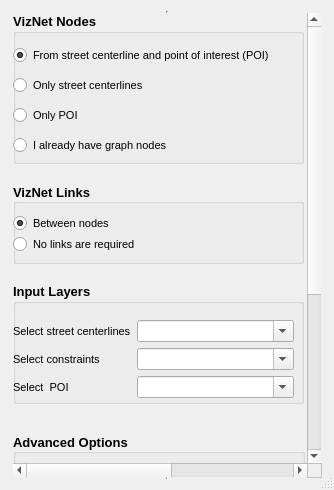
<?xml version="1.0" encoding="UTF-8"?>
<ui version="4.0">
 <class>Dialog</class>
 <widget class="QDialog" name="Dialog">
  <property name="geometry">
   <rect>
    <x>0</x>
    <y>0</y>
    <width>334</width>
    <height>490</height>
   </rect>
  </property>
  <property name="sizePolicy">
   <sizepolicy hsizetype="Preferred" vsizetype="Preferred">
    <horstretch>0</horstretch>
    <verstretch>100</verstretch>
   </sizepolicy>
  </property>
  <property name="windowTitle">
   <string>Dialog</string>
  </property>
  <property name="sizeGripEnabled">
   <bool>true</bool>
  </property>
  <property name="modal">
   <bool>true</bool>
  </property>
  <layout class="QVBoxLayout" name="verticalLayout">
   <item>
    <widget class="QScrollArea" name="scrollArea">
     <property name="sizePolicy">
      <sizepolicy hsizetype="Preferred" vsizetype="Expanding">
       <horstretch>0</horstretch>
       <verstretch>100</verstretch>
      </sizepolicy>
     </property>
     <property name="mouseTracking">
      <bool>true</bool>
     </property>
     <property name="tabletTracking">
      <bool>true</bool>
     </property>
     <property name="contextMenuPolicy">
      <enum>Qt::ActionsContextMenu</enum>
     </property>
     <property name="acceptDrops">
      <bool>false</bool>
     </property>
     <property name="frameShape">
      <enum>QFrame::VLine</enum>
     </property>
     <property name="verticalScrollBarPolicy">
      <enum>Qt::ScrollBarAsNeeded</enum>
     </property>
     <property name="sizeAdjustPolicy">
      <enum>QAbstractScrollArea::AdjustIgnored</enum>
     </property>
     <property name="widgetResizable">
      <bool>false</bool>
     </property>
     <widget class="QWidget" name="scrollAreaWidgetContents">
      <property name="geometry">
       <rect>
        <x>0</x>
        <y>-204</y>
        <width>543</width>
        <height>710</height>
       </rect>
      </property>
      <widget class="QGroupBox" name="groupBox_5">
       <property name="geometry">
        <rect>
         <x>0</x>
         <y>0</y>
         <width>291</width>
         <height>151</height>
        </rect>
       </property>
       <property name="sizePolicy">
        <sizepolicy hsizetype="Preferred" vsizetype="Expanding">
         <horstretch>0</horstretch>
         <verstretch>0</verstretch>
        </sizepolicy>
       </property>
       <property name="font">
        <font>
         <pointsize>10</pointsize>
         <weight>75</weight>
         <bold>true</bold>
         <kerning>false</kerning>
        </font>
       </property>
       <property name="title">
        <string>VizNet Nodes</string>
       </property>
       <property name="flat">
        <bool>true</bool>
       </property>
       <widget class="QWidget" name="verticalLayoutWidget">
        <property name="geometry">
         <rect>
          <x>0</x>
          <y>30</y>
          <width>281</width>
          <height>114</height>
         </rect>
        </property>
        <layout class="QVBoxLayout" name="formLayout">
         <item>
          <widget class="QRadioButton" name="radioButton_ivg">
           <property name="sizePolicy">
            <sizepolicy hsizetype="Preferred" vsizetype="Preferred">
             <horstretch>0</horstretch>
             <verstretch>0</verstretch>
            </sizepolicy>
           </property>
           <property name="font">
            <font>
             <pointsize>8</pointsize>
             <weight>50</weight>
             <bold>false</bold>
             <kerning>false</kerning>
            </font>
           </property>
           <property name="whatsThis">
            <string>This option identifies intersections of street centerlines and creates a visibility graph with these intersections and POIs as nodes</string>
           </property>
           <property name="text">
            <string>From street centerline and point of interest (POI)</string>
           </property>
           <property name="checked">
            <bool>true</bool>
           </property>
           <property name="autoRepeat">
            <bool>false</bool>
           </property>
          </widget>
         </item>
         <item>
          <widget class="QRadioButton" name="radioButton_snvg">
           <property name="sizePolicy">
            <sizepolicy hsizetype="Preferred" vsizetype="Preferred">
             <horstretch>0</horstretch>
             <verstretch>0</verstretch>
            </sizepolicy>
           </property>
           <property name="font">
            <font>
             <pointsize>8</pointsize>
             <weight>50</weight>
             <bold>false</bold>
             <kerning>false</kerning>
            </font>
           </property>
           <property name="whatsThis">
            <string>This option identifies intersections of street centerlines and creates a visibility graph with these intersections  as nodes</string>
           </property>
           <property name="text">
            <string>Only street centerlines</string>
           </property>
           <property name="checked">
            <bool>false</bool>
           </property>
          </widget>
         </item>
         <item>
          <widget class="QRadioButton" name="radioButton_poi">
           <property name="sizePolicy">
            <sizepolicy hsizetype="Preferred" vsizetype="Preferred">
             <horstretch>0</horstretch>
             <verstretch>0</verstretch>
            </sizepolicy>
           </property>
           <property name="font">
            <font>
             <pointsize>8</pointsize>
             <weight>50</weight>
             <bold>false</bold>
             <kerning>false</kerning>
            </font>
           </property>
           <property name="whatsThis">
            <string comment="Add custom nodes from QGIS layer">This option creates a visibility graph with nodes representing POIs</string>
           </property>
           <property name="text">
            <string>Only POI</string>
           </property>
           <property name="checked">
            <bool>false</bool>
           </property>
          </widget>
         </item>
         <item>
          <widget class="QRadioButton" name="radioButton_only_edges">
           <property name="sizePolicy">
            <sizepolicy hsizetype="Preferred" vsizetype="Preferred">
             <horstretch>0</horstretch>
             <verstretch>0</verstretch>
            </sizepolicy>
           </property>
           <property name="font">
            <font>
             <pointsize>8</pointsize>
             <weight>50</weight>
             <bold>false</bold>
             <kerning>false</kerning>
            </font>
           </property>
           <property name="whatsThis">
            <string>Add custom nodes from QGIS layer</string>
           </property>
           <property name="text">
            <string>I already have graph nodes </string>
           </property>
          </widget>
         </item>
        </layout>
       </widget>
      </widget>
      <widget class="QGroupBox" name="groupBox_6">
       <property name="enabled">
        <bool>true</bool>
       </property>
       <property name="geometry">
        <rect>
         <x>0</x>
         <y>170</y>
         <width>291</width>
         <height>81</height>
        </rect>
       </property>
       <property name="sizePolicy">
        <sizepolicy hsizetype="Preferred" vsizetype="Expanding">
         <horstretch>0</horstretch>
         <verstretch>0</verstretch>
        </sizepolicy>
       </property>
       <property name="font">
        <font>
         <pointsize>10</pointsize>
         <weight>75</weight>
         <bold>true</bold>
        </font>
       </property>
       <property name="title">
        <string>VizNet Links</string>
       </property>
       <property name="alignment">
        <set>Qt::AlignLeading|Qt::AlignLeft|Qt::AlignVCenter</set>
       </property>
       <property name="flat">
        <bool>true</bool>
       </property>
       <property name="checkable">
        <bool>false</bool>
       </property>
       <widget class="QWidget" name="layoutWidget_2">
        <property name="geometry">
         <rect>
          <x>0</x>
          <y>30</y>
          <width>281</width>
          <height>47</height>
         </rect>
        </property>
        <layout class="QVBoxLayout" name="verticalLayout_4">
         <property name="spacing">
          <number>0</number>
         </property>
         <property name="rightMargin">
          <number>6</number>
         </property>
         <property name="bottomMargin">
          <number>6</number>
         </property>
         <item>
          <widget class="QRadioButton" name="radioButton_intersections">
           <property name="sizePolicy">
            <sizepolicy hsizetype="Preferred" vsizetype="Preferred">
             <horstretch>0</horstretch>
             <verstretch>0</verstretch>
            </sizepolicy>
           </property>
           <property name="font">
            <font>
             <pointsize>8</pointsize>
             <weight>50</weight>
             <bold>false</bold>
            </font>
           </property>
           <property name="whatsThis">
            <string>This option creates sight lines between selected nodes</string>
           </property>
           <property name="text">
            <string>Between nodes</string>
           </property>
           <property name="checkable">
            <bool>true</bool>
           </property>
           <property name="checked">
            <bool>true</bool>
           </property>
          </widget>
         </item>
         <item>
          <widget class="QRadioButton" name="radioButton_only_point">
           <property name="enabled">
            <bool>true</bool>
           </property>
           <property name="sizePolicy">
            <sizepolicy hsizetype="Preferred" vsizetype="Preferred">
             <horstretch>0</horstretch>
             <verstretch>0</verstretch>
            </sizepolicy>
           </property>
           <property name="font">
            <font>
             <pointsize>8</pointsize>
             <weight>50</weight>
             <bold>false</bold>
            </font>
           </property>
           <property name="whatsThis">
            <string>Proceed without sight lines and create a node layer</string>
           </property>
           <property name="text">
            <string>No links are required</string>
           </property>
           <property name="checkable">
            <bool>true</bool>
           </property>
           <property name="checked">
            <bool>false</bool>
           </property>
          </widget>
         </item>
        </layout>
       </widget>
      </widget>
      <widget class="QGroupBox" name="groupBox_3">
       <property name="geometry">
        <rect>
         <x>0</x>
         <y>270</y>
         <width>291</width>
         <height>121</height>
        </rect>
       </property>
       <property name="sizePolicy">
        <sizepolicy hsizetype="Preferred" vsizetype="Expanding">
         <horstretch>0</horstretch>
         <verstretch>0</verstretch>
        </sizepolicy>
       </property>
       <property name="font">
        <font>
         <pointsize>10</pointsize>
         <weight>75</weight>
         <bold>true</bold>
        </font>
       </property>
       <property name="title">
        <string>Input Layers</string>
       </property>
       <property name="flat">
        <bool>true</bool>
       </property>
       <widget class="QWidget" name="layoutWidget">
        <property name="geometry">
         <rect>
          <x>0</x>
          <y>30</y>
          <width>281</width>
          <height>91</height>
         </rect>
        </property>
        <layout class="QFormLayout" name="formLayout_3">
         <property name="sizeConstraint">
          <enum>QLayout::SetDefaultConstraint</enum>
         </property>
         <property name="rowWrapPolicy">
          <enum>QFormLayout::DontWrapRows</enum>
         </property>
         <property name="formAlignment">
          <set>Qt::AlignLeading|Qt::AlignLeft|Qt::AlignVCenter</set>
         </property>
         <item row="0" column="0">
          <widget class="QLabel" name="label">
           <property name="font">
            <font>
             <pointsize>8</pointsize>
             <weight>50</weight>
             <bold>false</bold>
            </font>
           </property>
           <property name="toolTip">
            <string/>
           </property>
           <property name="whatsThis">
            <string>Choose a street layer for centerline input</string>
           </property>
           <property name="text">
            <string>Select street centerlines</string>
           </property>
          </widget>
         </item>
         <item row="0" column="1">
          <widget class="QComboBox" name="comboBox_1">
           <property name="enabled">
            <bool>true</bool>
           </property>
           <property name="sizePolicy">
            <sizepolicy hsizetype="Preferred" vsizetype="Preferred">
             <horstretch>0</horstretch>
             <verstretch>0</verstretch>
            </sizepolicy>
           </property>
           <property name="minimumSize">
            <size>
             <width>0</width>
             <height>0</height>
            </size>
           </property>
           <property name="font">
            <font>
             <pointsize>8</pointsize>
             <weight>50</weight>
             <bold>false</bold>
             <underline>false</underline>
            </font>
           </property>
           <property name="mouseTracking">
            <bool>false</bool>
           </property>
           <property name="whatsThis">
            <string>Choose a street layer for centerline input</string>
           </property>
           <property name="editable">
            <bool>true</bool>
           </property>
           <property name="duplicatesEnabled">
            <bool>true</bool>
           </property>
          </widget>
         </item>
         <item row="1" column="0">
          <widget class="QLabel" name="label_3">
           <property name="font">
            <font>
             <pointsize>8</pointsize>
             <weight>50</weight>
             <bold>false</bold>
            </font>
           </property>
           <property name="whatsThis">
            <string>Choose a layer with view-obstructing entities</string>
           </property>
           <property name="text">
            <string>Select constraints</string>
           </property>
          </widget>
         </item>
         <item row="1" column="1">
          <widget class="QComboBox" name="comboBox_2">
           <property name="enabled">
            <bool>true</bool>
           </property>
           <property name="sizePolicy">
            <sizepolicy hsizetype="Preferred" vsizetype="Preferred">
             <horstretch>0</horstretch>
             <verstretch>0</verstretch>
            </sizepolicy>
           </property>
           <property name="font">
            <font>
             <pointsize>8</pointsize>
             <weight>50</weight>
             <bold>false</bold>
            </font>
           </property>
           <property name="whatsThis">
            <string>Choose a layer with view-obstructing entities</string>
           </property>
           <property name="editable">
            <bool>true</bool>
           </property>
          </widget>
         </item>
         <item row="2" column="0">
          <widget class="QLabel" name="label_4">
           <property name="font">
            <font>
             <pointsize>8</pointsize>
             <weight>50</weight>
             <bold>false</bold>
            </font>
           </property>
           <property name="whatsThis">
            <string>Choose a POI layer</string>
           </property>
           <property name="text">
            <string>Select  POI</string>
           </property>
          </widget>
         </item>
         <item row="2" column="1">
          <widget class="QComboBox" name="comboBox_3">
           <property name="enabled">
            <bool>true</bool>
           </property>
           <property name="sizePolicy">
            <sizepolicy hsizetype="Preferred" vsizetype="Preferred">
             <horstretch>0</horstretch>
             <verstretch>0</verstretch>
            </sizepolicy>
           </property>
           <property name="font">
            <font>
             <pointsize>8</pointsize>
             <weight>50</weight>
             <bold>false</bold>
            </font>
           </property>
           <property name="whatsThis">
            <string>Choose a POI layer</string>
           </property>
           <property name="editable">
            <bool>true</bool>
           </property>
          </widget>
         </item>
        </layout>
       </widget>
      </widget>
      <widget class="QDialogButtonBox" name="buttonBox">
       <property name="geometry">
        <rect>
         <x>0</x>
         <y>670</y>
         <width>156</width>
         <height>23</height>
        </rect>
       </property>
       <property name="sizePolicy">
        <sizepolicy hsizetype="Expanding" vsizetype="Preferred">
         <horstretch>0</horstretch>
         <verstretch>0</verstretch>
        </sizepolicy>
       </property>
       <property name="orientation">
        <enum>Qt::Horizontal</enum>
       </property>
       <property name="standardButtons">
        <set>QDialogButtonBox::Cancel|QDialogButtonBox::Ok</set>
       </property>
      </widget>
      <widget class="QWidget" name="formLayoutWidget">
       <property name="geometry">
        <rect>
         <x>0</x>
         <y>420</y>
         <width>292</width>
         <height>221</height>
        </rect>
       </property>
       <layout class="QFormLayout" name="formLayout_4">
        <item row="0" column="0" colspan="2">
         <widget class="QgsCollapsibleGroupBox" name="mGroupBox">
          <property name="sizePolicy">
           <sizepolicy hsizetype="Preferred" vsizetype="Preferred">
            <horstretch>0</horstretch>
            <verstretch>0</verstretch>
           </sizepolicy>
          </property>
          <property name="font">
           <font>
            <pointsize>10</pointsize>
            <weight>75</weight>
            <bold>true</bold>
           </font>
          </property>
          <property name="title">
           <string>Advanced Options</string>
          </property>
          <property name="alignment">
           <set>Qt::AlignLeading|Qt::AlignLeft|Qt::AlignVCenter</set>
          </property>
          <property name="flat">
           <bool>true</bool>
          </property>
          <property name="collapsed">
           <bool>true</bool>
          </property>
          <property name="scrollOnExpand">
           <bool>true</bool>
          </property>
          <property name="saveCollapsedState">
           <bool>true</bool>
          </property>
          <layout class="QVBoxLayout" name="verticalLayout_2">
           <item>
            <layout class="QFormLayout" name="formLayout_2">
             <property name="sizeConstraint">
              <enum>QLayout::SetDefaultConstraint</enum>
             </property>
             <property name="fieldGrowthPolicy">
              <enum>QFormLayout::AllNonFixedFieldsGrow</enum>
             </property>
             <property name="rowWrapPolicy">
              <enum>QFormLayout::DontWrapRows</enum>
             </property>
             <property name="labelAlignment">
              <set>Qt::AlignLeading|Qt::AlignLeft|Qt::AlignVCenter</set>
             </property>
             <property name="formAlignment">
              <set>Qt::AlignLeading|Qt::AlignLeft|Qt::AlignVCenter</set>
             </property>
             <property name="horizontalSpacing">
              <number>6</number>
             </property>
             <item row="0" column="0">
              <widget class="QLabel" name="label_2">
               <property name="font">
                <font>
                 <pointsize>8</pointsize>
                 <weight>75</weight>
                 <bold>true</bold>
                </font>
               </property>
               <property name="text">
                <string>Nodes</string>
               </property>
              </widget>
             </item>
             <item row="1" column="0">
              <widget class="QCheckBox" name="checkBox_3">
               <property name="sizePolicy">
                <sizepolicy hsizetype="Preferred" vsizetype="Preferred">
                 <horstretch>0</horstretch>
                 <verstretch>0</verstretch>
                </sizepolicy>
               </property>
               <property name="font">
                <font>
                 <pointsize>8</pointsize>
                 <weight>50</weight>
                 <bold>false</bold>
                </font>
               </property>
               <property name="toolTip">
                <string>distnace in meters</string>
               </property>
               <property name="toolTipDuration">
                <number>-2</number>
               </property>
               <property name="whatsThis">
                <string>Set distance threshold (in meters) for street segment endpoint grouping (into a single node)</string>
               </property>
               <property name="text">
                <string>Aggregation distance</string>
               </property>
              </widget>
             </item>
             <item row="1" column="1">
              <widget class="QLineEdit" name="lineEdit_3">
               <property name="sizePolicy">
                <sizepolicy hsizetype="Preferred" vsizetype="Preferred">
                 <horstretch>0</horstretch>
                 <verstretch>0</verstretch>
                </sizepolicy>
               </property>
               <property name="maximumSize">
                <size>
                 <width>16777215</width>
                 <height>16777215</height>
                </size>
               </property>
               <property name="font">
                <font>
                 <pointsize>8</pointsize>
                 <weight>50</weight>
                 <bold>false</bold>
                </font>
               </property>
               <property name="toolTip">
                <string>distnace in meters</string>
               </property>
               <property name="toolTipDuration">
                <number>5</number>
               </property>
               <property name="whatsThis">
                <string>Set distance threshold (in meters) for street segment endpoint grouping (into a single node)</string>
               </property>
              </widget>
             </item>
             <item row="2" column="0">
              <widget class="QLabel" name="label_5">
               <property name="font">
                <font>
                 <pointsize>8</pointsize>
                 <weight>75</weight>
                 <bold>true</bold>
                </font>
               </property>
               <property name="text">
                <string>Links</string>
               </property>
              </widget>
             </item>
             <item row="3" column="0">
              <widget class="QCheckBox" name="checkBox_weight">
               <property name="sizePolicy">
                <sizepolicy hsizetype="Preferred" vsizetype="Preferred">
                 <horstretch>0</horstretch>
                 <verstretch>0</verstretch>
                </sizepolicy>
               </property>
               <property name="font">
                <font>
                 <pointsize>8</pointsize>
                 <weight>50</weight>
                 <bold>false</bold>
                </font>
               </property>
               <property name="whatsThis">
                <string>Entities viewed from closer distance are more important</string>
               </property>
               <property name="text">
                <string>Weighted vision </string>
               </property>
              </widget>
             </item>
             <item row="4" column="0">
              <widget class="QCheckBox" name="checkBox">
               <property name="sizePolicy">
                <sizepolicy hsizetype="Preferred" vsizetype="Preferred">
                 <horstretch>0</horstretch>
                 <verstretch>0</verstretch>
                </sizepolicy>
               </property>
               <property name="font">
                <font>
                 <pointsize>8</pointsize>
                 <weight>50</weight>
                 <bold>false</bold>
                </font>
               </property>
               <property name="toolTip">
                <string>maximum distance in meter</string>
               </property>
               <property name="toolTipDuration">
                <number>-2</number>
               </property>
               <property name="whatsThis">
                <string>Set sight line range (in meters)</string>
               </property>
               <property name="text">
                <string>Restricted vision</string>
               </property>
              </widget>
             </item>
             <item row="4" column="1">
              <widget class="QLineEdit" name="lineEdit_2">
               <property name="enabled">
                <bool>true</bool>
               </property>
               <property name="sizePolicy">
                <sizepolicy hsizetype="Preferred" vsizetype="Preferred">
                 <horstretch>0</horstretch>
                 <verstretch>0</verstretch>
                </sizepolicy>
               </property>
               <property name="maximumSize">
                <size>
                 <width>16777215</width>
                 <height>16777215</height>
                </size>
               </property>
               <property name="font">
                <font>
                 <pointsize>8</pointsize>
                 <weight>50</weight>
                 <bold>false</bold>
                </font>
               </property>
               <property name="whatsThis">
                <string>Set sight line range (in meters)</string>
               </property>
              </widget>
             </item>
             <item row="5" column="0">
              <widget class="QLabel" name="label_6">
               <property name="font">
                <font>
                 <pointsize>8</pointsize>
                 <weight>75</weight>
                 <bold>true</bold>
                </font>
               </property>
               <property name="text">
                <string>Graph</string>
               </property>
              </widget>
             </item>
             <item row="6" column="0">
              <widget class="QCheckBox" name="checkBox_centrality">
               <property name="sizePolicy">
                <sizepolicy hsizetype="Preferred" vsizetype="Preferred">
                 <horstretch>0</horstretch>
                 <verstretch>0</verstretch>
                </sizepolicy>
               </property>
               <property name="font">
                <font>
                 <pointsize>8</pointsize>
                 <weight>50</weight>
                 <bold>false</bold>
                </font>
               </property>
               <property name="whatsThis">
                <string>Calculate degree centrality, closeness centrality and betweenness centrality</string>
               </property>
               <property name="text">
                <string>Centrality graph measures</string>
               </property>
              </widget>
             </item>
             <item row="7" column="0">
              <widget class="QCheckBox" name="checkBox_gdf">
               <property name="sizePolicy">
                <sizepolicy hsizetype="Preferred" vsizetype="Preferred">
                 <horstretch>0</horstretch>
                 <verstretch>0</verstretch>
                </sizepolicy>
               </property>
               <property name="font">
                <font>
                 <pointsize>8</pointsize>
                 <weight>50</weight>
                 <bold>false</bold>
                </font>
               </property>
               <property name="whatsThis">
                <string>Set location for a graph file</string>
               </property>
               <property name="text">
                <string>Create graph files (.gdf)</string>
               </property>
              </widget>
             </item>
             <item row="7" column="1">
              <widget class="QPushButton" name="pushButton">
               <property name="enabled">
                <bool>false</bool>
               </property>
               <property name="sizePolicy">
                <sizepolicy hsizetype="Preferred" vsizetype="Preferred">
                 <horstretch>0</horstretch>
                 <verstretch>0</verstretch>
                </sizepolicy>
               </property>
               <property name="maximumSize">
                <size>
                 <width>16777215</width>
                 <height>16777215</height>
                </size>
               </property>
               <property name="font">
                <font>
                 <pointsize>8</pointsize>
                 <weight>75</weight>
                 <bold>true</bold>
                </font>
               </property>
               <property name="whatsThis">
                <string>Set location for a graph file</string>
               </property>
               <property name="text">
                <string>...</string>
               </property>
               <property name="default">
                <bool>false</bool>
               </property>
               <property name="flat">
                <bool>false</bool>
               </property>
              </widget>
             </item>
            </layout>
           </item>
          </layout>
         </widget>
        </item>
       </layout>
      </widget>
     </widget>
    </widget>
   </item>
  </layout>
 </widget>
 <customwidgets>
  <customwidget>
   <class>QgsCollapsibleGroupBox</class>
   <extends>QGroupBox</extends>
   <header>qgscollapsiblegroupbox.h</header>
   <container>1</container>
  </customwidget>
 </customwidgets>
 <resources/>
 <connections>
  <connection>
   <sender>buttonBox</sender>
   <signal>rejected()</signal>
   <receiver>Dialog</receiver>
   <slot>reject()</slot>
   <hints>
    <hint type="sourcelabel">
     <x>316</x>
     <y>260</y>
    </hint>
    <hint type="destinationlabel">
     <x>286</x>
     <y>274</y>
    </hint>
   </hints>
  </connection>
  <connection>
   <sender>buttonBox</sender>
   <signal>accepted()</signal>
   <receiver>Dialog</receiver>
   <slot>accept()</slot>
   <hints>
    <hint type="sourcelabel">
     <x>248</x>
     <y>254</y>
    </hint>
    <hint type="destinationlabel">
     <x>157</x>
     <y>274</y>
    </hint>
   </hints>
  </connection>
 </connections>
</ui>
